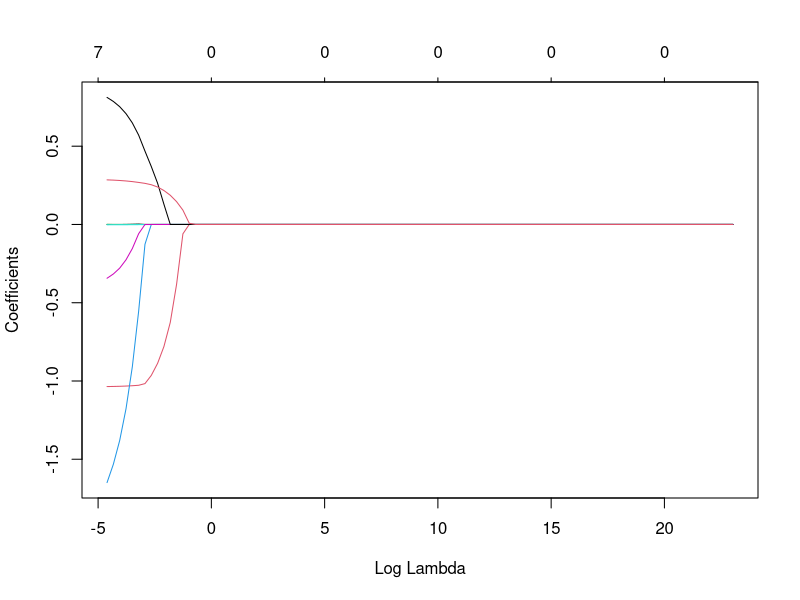
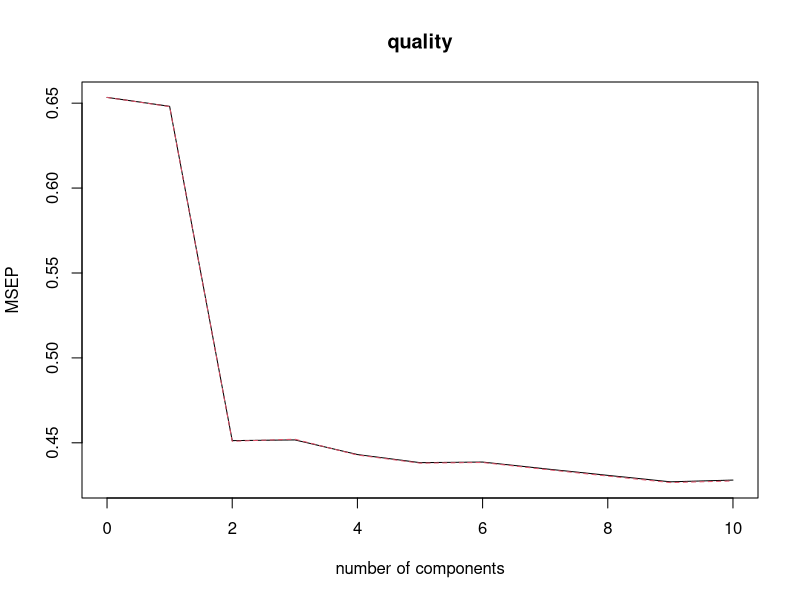
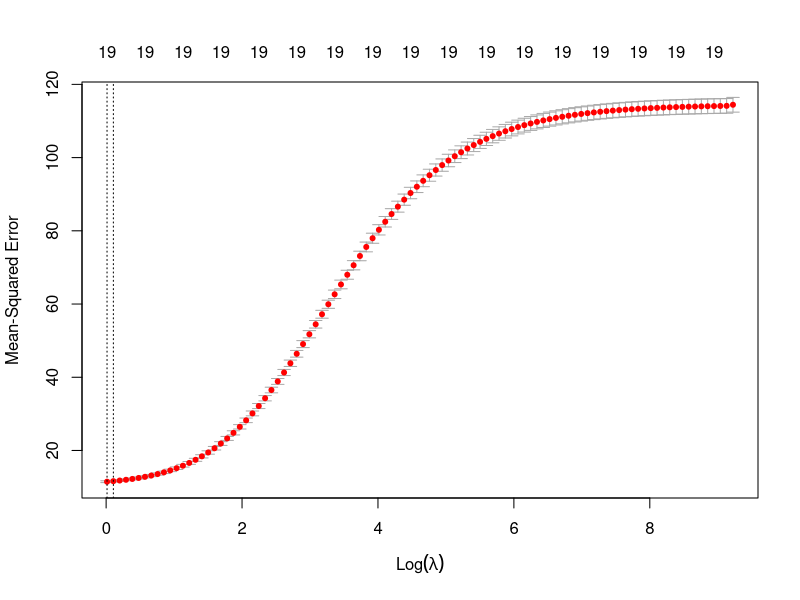
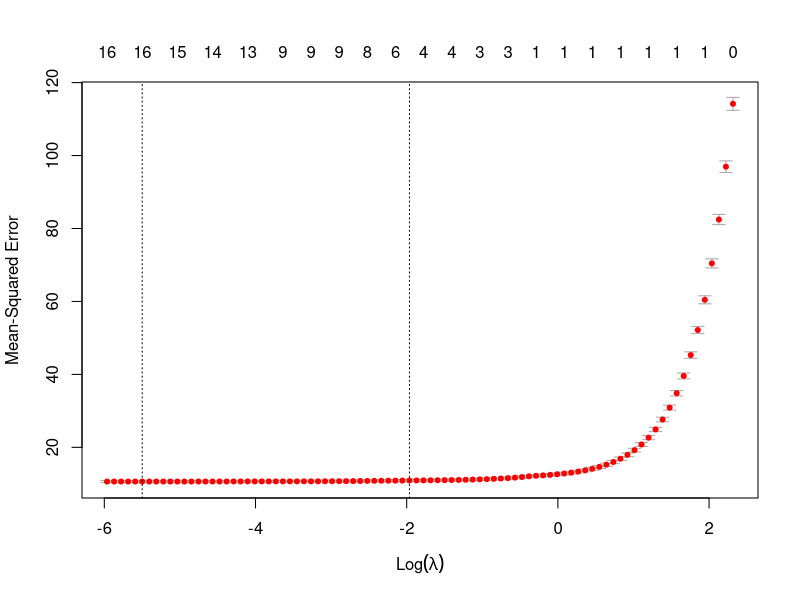
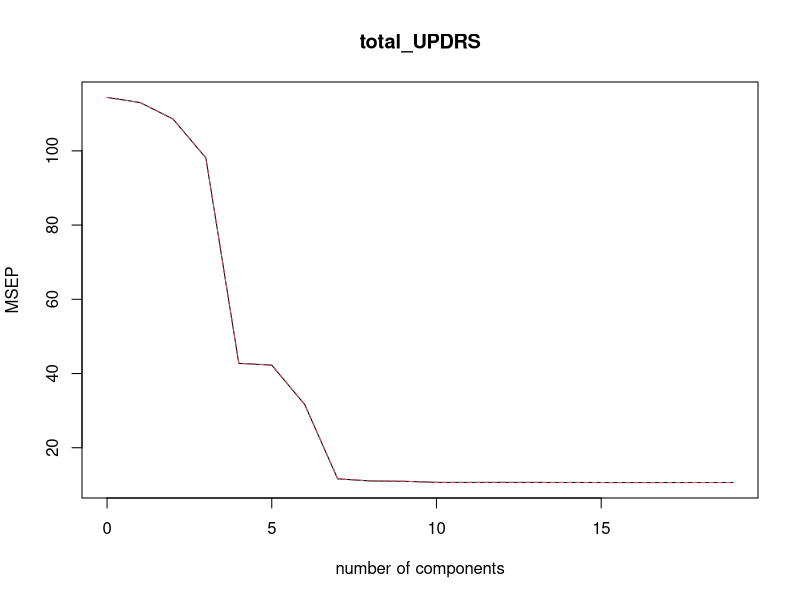

These charts were generated, in order, by the following R code:
# Chapter 6 Code

wine <- read.csv(file = "Data/wine.csv")
park <- read.csv(file = "Data/park.csv")
gene <- read.csv(file = "Data/gene.csv")

# Regularization ---------------------------------------------------------------

library(glmnet)
set.seed(1)
x <- model.matrix(quality ~ ., wine)[, -1]
y <- wine$quality
grid <- 10^seq(10, -2, length = 100)


# Ridge
fit.Ridge <- glmnet(x, y, alpha = 0 , lambda = grid)

fit.Ridge$lambda[75]
coef(fit.Ridge)[, 75]
coef(fit.Ridge, s = fit.Ridge$lambda[75])

predict(fit.Ridge, s = 10.72267, type = "coefficients")

ridge.pred1 <- predict(fit.Ridge, s = fit.Ridge$lambda[75], newx = x)
mean((ridge.pred1 - y)^2)

ridge.pred2 <- predict(fit.Ridge, s = 5, newx = x)
mean((ridge.pred2 - y)^2)
coef(fit.Ridge, s = 5)

ridge.pred3 <- predict(fit.Ridge, newx = x)
dim(ridge.pred3)
head(ridge.pred3)

mean(ridge.pred3[, 75] == ridge.pred1)

summary(ridge.pred1)


# Lasso
fit.Lasso <- glmnet(x, y, alpha = 1, lambda = grid)
plot(fit.Lasso, xvar = "lambda")

coef(fit.Lasso, s = fit.Lasso$lambda[75])
coef(fit.Lasso, s = fit.Lasso$lambda[90])
predict(fit.Lasso, s = 0.05, type = "coefficients")
coef(fit.Lasso, s = 0.05)

lasso.pred1 <- predict(fit.Lasso, s = 0.05, newx = x)
mean((lasso.pred1 - y)^2)
summary(lasso.pred1)

lasso.pred2 <- predict(fit.Lasso, s = fit.Lasso$lambda[90], newx = x)
mean((lasso.pred2 - y)^2)
summary(lasso.pred2)



# Dimension reduction ----------------------------------------------------------

library(pls)
set.seed(100)

fit.PCR <- pcr(quality ~ ., data = wine, scale = TRUE, validation = "CV")
summary(fit.PCR)
validationplot(fit.PCR, val.type = "MSEP")

pred.PCR <- predict(fit.PCR, wine, ncomp = 2)
mean((pred.PCR - wine$quality)^2)



# CV and train/test ------------------------------------------------------------

# CV with glmnet
set.seed(234)
x <- model.matrix(out ~ ., gene)[, -1]
y <- gene$out

fit.gene <- cv.glmnet(x, y, alpha = 1, nfolds = 5)
fit.gene$lambda
fit.gene$lambda.min
fit.gene$lambda.1se
coef(fit.gene, s = c(fit.gene$lambda.min, fit.gene$lambda.1se))
predict(fit.gene, newx = x, s = "lambda.min")


# Train/test
set.seed(1)
park <- park[, -1]
train <- sample(1:dim(park)[1], 0.75*dim(park)[1])

x <- model.matrix(total_UPDRS ~ ., park)[, -1]
y <- park$total_UPDRS

fit.r <- cv.glmnet(x[train, ], y[train], alpha = 0)
plot(fit.r)
bestlam.r <- fit.r$lambda.min
pred.ridge <- predict(fit.r, s = bestlam.r, newx = x[-train, ])
mean((pred.ridge - y[-train])^2)

fit.l <- cv.glmnet(x[train, ], y[train], alpha = 1)
plot(fit.l)
bestlam.l <- fit.l$lambda.min
pred.lasso <- predict(fit.l, s = bestlam.l, newx = x[-train, ])
mean((pred.lasso - y[-train])^2)

fit.reg <- lm(total_UPDRS ~ ., data = park, subset = train)
pred.reg <- predict(fit.reg, park[-train, ])
mean((pred.reg - park$total_UPDRS[-train])^2)

fit.pcr <- pcr(total_UPDRS ~ ., data = park, subset = train, scale = TRUE, 
               validation = "CV") 
summary(fit.pcr)
validationplot(fit.pcr, val.type = "MSEP")
pred.pcr <- predict(fit.pcr, park[-train, ], ncomp = 8)
mean((pred.pcr - park$total_UPDRS[-train])^2)

best.fit <- glmnet(x, y, alpha = 1)
predict(best.fit, s = bestlam.l, type = "coefficients")
